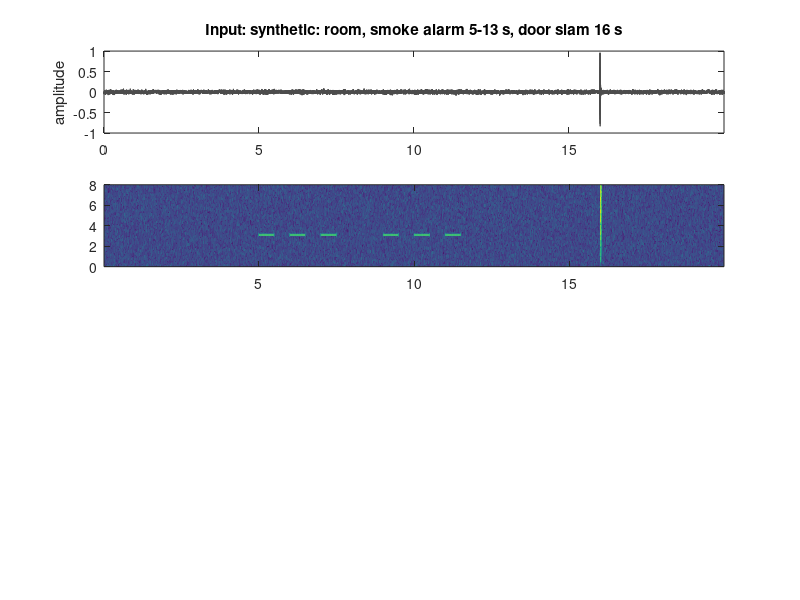

This figure's MATLAB source: (Note: this script raises an error after producing the figure.)
function safesound_demo(source)
% SAFESOUND_DEMO  Simple DSP demo: detect a smoke/fire alarm with classical DSP.
%
%   safesound_demo            built-in test sound: quiet room, a smoke alarm
%                             (ISO 8201 T3 beeps at 3.1 kHz), then a door slam
%   safesound_demo('x.wav')   any audio file
%   safesound_demo('mic')     record 10 s from the computer microphone
%
% What it shows (same detector as the paper, safesound/dsp.py):
%   1. STFT spectrogram (64 ms Hann window, 10 ms hop)
%   2. noise floor per frequency bin (minimum follower)
%   3. alarm evidence: a narrow tone in 2-5 kHz that stands out from its band,
%      from the noise floor, and from the low band (100-1500 Hz)
%   4. a 2 s window score every 0.5 s: steady frequency + beeps switching on/off
%   5. the usual "loudness" (energy) detector for comparison: it ignores the
%      quiet alarm but fires on the door slam
% Only base MATLAB is needed (no toolboxes).

if nargin < 1, source = 'synthetic'; end
fs = 16000;
[x, name] = get_audio(source, fs);

%% 1) STFT power spectrogram
NFFT = 1024; HOP = 160; FPS = fs / HOP;
w = 0.5 - 0.5 * cos(2 * pi * (0:NFFT-1)' / (NFFT - 1));     % Hann window
T = 1 + floor((numel(x) - NFFT) / HOP);
P = zeros(NFFT/2 + 1, T);
for t = 1:T
    seg = x((t-1)*HOP + (1:NFFT)) .* w;
    X = fft(seg);
    P(:, t) = abs(X(1:NFFT/2 + 1)).^2 + 1e-10;
end
f  = (0:NFFT/2)' * fs / NFFT;          % bin frequencies (Hz)
tf = ((0:T-1) * HOP + NFFT/2) / fs;    % frame centre times (s)

%% 2) noise floor: drops at once, rises 6 dB per 2 s
N = noise_floor(P, FPS);
PdB = 10 * log10(P);  NdB = 10 * log10(N);

%% 3) alarm evidence per frame
bA = find(f >= 2000 & f < 5000);       % alarm band
bL = find(f >= 100  & f < 1500);       % low band (speech, TV, appliances)
[peak, k] = max(PdB(bA, :), [], 1);                        % strongest bin
prom = peak - median(PdB(bA, :), 1);                       % stands out in its band
NdBA = NdB(bA, :);
snr  = peak - NdBA(sub2ind(size(NdBA), k, 1:T));           % above the noise floor
dom  = ramp(peak - max(PdB(bL, :), [], 1), -6, 6);         % louder than low band
a    = ramp(prom, 10, 25) .* ramp(snr, 6, 20) .* dom;      % 0..1 per frame
afreq = f(bA(k))';                                         % tone frequency

% energy detector: broadband level above its own floor
lvl  = sum(P, 1);
loud = ramp(10 * log10(lvl ./ noise_floor(lvl, FPS)), 10, 30);

%% 4) 2 s window scores every 0.5 s
W = round(2 * FPS);
nW = floor(numel(x) / (0.5 * fs));
tw = (1:nW) * 0.5;                     % window end times
sAlarm = zeros(1, nW); sLoud = zeros(1, nW);
for i = 1:nW
    e = min(T, floor((i * 0.5 * fs - NFFT) / HOP) + 1);
    if e <= 0, continue; end
    s = max(1, e - W + 1):e;
    on = a(s) > 0.3;
    edges = sum(diff(on) == 1);                            % beeps switching on
    if sum(on) > 3
        steady = ramp(-std(afreq(s(on)), 1), -60, -15);    % fixed frequency
    else
        steady = 0;
    end
    sAlarm(i) = pct(a(s), 90) * steady * (0.6 + 0.4 * min(edges, 3) / 3);
    sLoud(i)  = max(loud(s));
end

%% 5) decisions
TH = 0.4;                                          % alarm threshold
hit = sAlarm >= TH;
alert = hit & ([false hit(1:end-1)] | [false false hit(1:end-2)]);  % 2 of last 3
energyOn = sLoud >= 0.1;                           % energy detector fires

fprintf('\nSafeSound DSP demo: %s (%.1f s)\n', name, numel(x) / fs);
if any(alert)
    fprintf('  ALARM detected first at %.1f s (DSP alarm detector)\n', tw(find(alert, 1)));
else
    fprintf('  no alarm detected\n');
end
fprintf('  alarm detector on in %d windows, energy detector on in %d windows\n', ...
        sum(alert), sum(energyOn));

%% 6) plots
figure('Name', 'SafeSound DSP demo', 'Color', 'w', 'Position', [60 40 900 640]);
tx = (0:numel(x)-1) / fs;

subplot(4, 1, 1);
plot(tx, x, 'Color', [0.3 0.3 0.3]); xlim([0 tx(end)]);
title(['Input: ' name], 'Interpreter', 'none'); ylabel('amplitude');

subplot(4, 1, 2);
D = movmax(PdB - median(PdB, 2), 15, 1);       % whitened; widened so 1-bin tones stay visible
imagesc(tf, f / 1000, D);
axis xy; ylim([0 8]); colormap(gca, 'parula');
caxis([0 25]);
hold on; plot(tf([1 end]), [2 2], 'w--', tf([1 end]), [5 5], 'w--'); hold off;
ylabel('kHz'); title('Whitened spectrogram (dB above each band''s median); dashed = alarm band 2-5 kHz');

subplot(4, 1, 3);
plot(tf, a, 'r', tf, loud, 'b'); ylim([-0.05 1.05]); xlim([0 tx(end)]);
legend('alarm tone evidence', 'loudness above floor', 'Location', 'northwest');
title('Per-frame DSP evidence');

subplot(4, 1, 4);
stairs(tw, sAlarm, 'r', 'LineWidth', 1.5); hold on;
stairs(tw, double(energyOn), 'b--');
plot([0 tw(end)], [TH TH], 'k:');
yl = 1.1;
for i = find(alert)
    patch([tw(i)-0.5 tw(i) tw(i) tw(i)-0.5], [0 0 yl yl], 'r', ...
          'FaceAlpha', 0.15, 'EdgeColor', 'none');
end
hold off; ylim([0 yl]); xlim([0 tx(end)]); xlabel('time (s)');
legend('alarm score (2 s window)', 'energy detector fires', 'threshold', ...
       'ALARM alert', 'Location', 'northwest');
title('Decision: shaded = alarm alert');

ws = warning('off', 'all');                       % MATLAB Online prints audio warnings
try
    sound(x / max(abs(x) + eps) * 0.8, fs);        % play what was analysed
catch
end
warning(ws);
end

%% ---------------------------------------------------------------------------
function [x, name] = get_audio(source, fs)
if strcmpi(source, 'synthetic')
    rng(1);
    t = (0:20*fs-1)' / fs;
    room = filter(1, [1 -0.97], randn(size(t)));          % fan / room rumble
    room = 0.02 * room / std(room);
    c = mod(t - 5, 4);                                     % T3: 3 x 0.5 s beeps, 1.5 s pause
    on = (t >= 5 & t < 13) & (c < 2.5) & (mod(c, 1) < 0.5);
    x = room + 0.01 * on .* sin(2 * pi * 3100 * t);        % quiet smoke alarm, 5-13 s
    i = 16 * fs;                                           % door slam at 16 s
    x(i+1:i+800) = x(i+1:i+800) + 0.5 * randn(800, 1) .* exp(-(0:799)' / 150);
    name = 'synthetic: room, smoke alarm 5-13 s, door slam 16 s';
elseif strcmpi(source, 'mic')
    r = audiorecorder(fs, 16, 1);
    disp('Recording 10 s ...'); recordblocking(r, 10); disp('done');
    x = getaudiodata(r); name = 'microphone';
else
    [x, fs0] = audioread(source);
    x = mean(x, 2);
    if fs0 ~= fs                                           % simple resampling
        x = interp1((0:numel(x)-1)' / fs0, x, (0:1/fs:(numel(x)-1)/fs0)', 'linear');
    end
    [~, name] = fileparts(source);
end
x = x(:);
end

function N = noise_floor(P, FPS)
% minimum follower per row: drops to a quieter value at once, rises 6 dB per 2 s
up = 10^(6 / 10 / (2 * FPS));
srt = sort(P, 2);
n = srt(:, max(1, round(0.1 * size(P, 2))));       % start at the 10th percentile
N = zeros(size(P));
for t = 1:size(P, 2)
    n = min(n * up, P(:, t));
    N(:, t) = n;
end
end

function y = ramp(x, lo, hi)
y = min(max((x - lo) / (hi - lo), 0), 1);
end

function v = pct(x, p)
% percentile with linear interpolation (same as numpy's default)
x = sort(x(:));
r = 1 + (numel(x) - 1) * p / 100;
lo = floor(r); hi = ceil(r);
v = x(lo) + (r - lo) * (x(hi) - x(lo));
end
